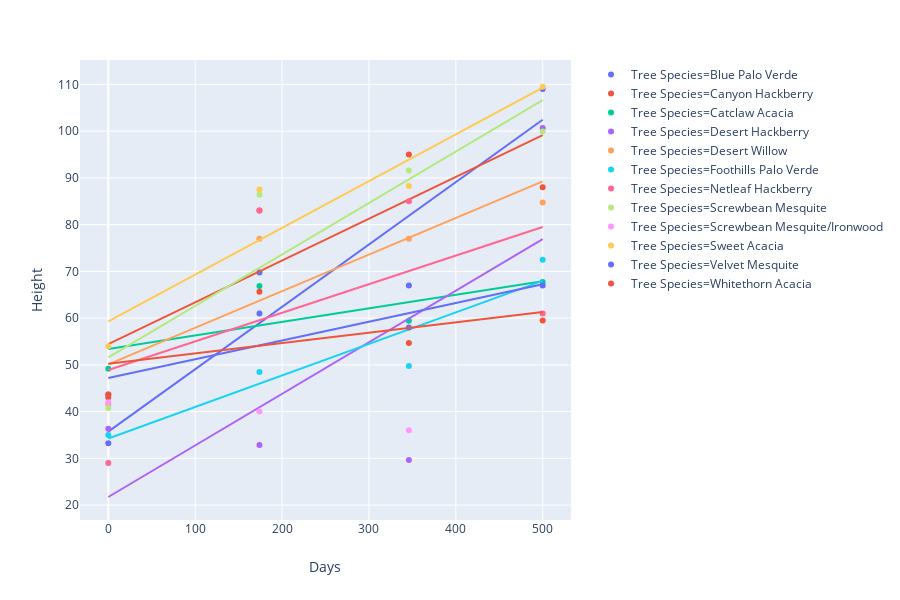

Notebook source saved alongside this figure:
### Code cell
px.scatter(sp_melt,x='Days',y='Height',color='Tree Species',trendline='ols')

### Figure 1 — Plotly figure (JSON) as saved in the notebook; plotly's stock layout.template omitted (floating-point values rounded to 4 significant figures)
{"data": [{"hoverlabel": {"namelength": 0}, "hovertemplate": "Tree Species=Blue Palo Verde<br>Days=%{x}<br>Height=%{y}", "legendgroup": "Tree Species=Blue Palo Verde", "marker": {"color": "#636efa", "symbol": "circle"}, "mode": "markers", "name": "Tree Species=Blue Palo Verde", "showlegend": true, "type": "scatter", "x": [0, 174, 346, 500], "xaxis": "x", "y": [33.25, 69.75, 67, 109], "yaxis": "y"}, {"hoverlabel": {"namelength": 0}, "hovertemplate": "<b>OLS trendline</b><br>Height = 0.133485 * Days + 35.711295<br>R<sup>2</sup>=0.865385<br><br>Tree Species=Blue Palo Verde<br>Days=%{x}<br>Height=%{y} <b>(trend)</b>", "legendgroup": "Tree Species=Blue Palo Verde", "marker": {"color": "#636efa", "symbol": "circle"}, "mode": "lines", "name": "Tree Species=Blue Palo Verde", "showlegend": false, "type": "scatter", "x": [0, 174, 346, 500], "xaxis": "x", "y": [35.71, 58.94, 81.9, 102.5], "yaxis": "y"}, {"hoverlabel": {"namelength": 0}, "hovertemplate": "Tree Species=Canyon Hackberry<br>Days=%{x}<br>Height=%{y}", "legendgroup": "Tree Species=Canyon Hackberry", "marker": {"color": "#EF553B", "symbol": "circle"}, "mode": "markers", "name": "Tree Species=Canyon Hackberry", "showlegend": true, "type": "scatter", "x": [0, 174, 346, 500], "xaxis": "x", "y": [43, 83, 95, 88], "yaxis": "y"}, {"hoverlabel": {"namelength": 0}, "hovertemplate": "<b>OLS trendline</b><br>Height = 0.089476 * Days + 54.433577<br>R<sup>2</sup>=0.684266<br><br>Tree Species=Canyon Hackberry<br>Days=%{x}<br>Height=%{y} <b>(trend)</b>", "legendgroup": "Tree Species=Canyon Hackberry", "marker": {"color": "#EF553B", "symbol": "circle"}, "mode": "lines", "name": "Tree Species=Canyon Hackberry", "showlegend": false, "type": "scatter", "x": [0, 174, 346, 500], "xaxis": "x", "y": [54.43, 70.0, 85.39, 99.17], "yaxis": "y"}, {"hoverlabel": {"namelength": 0}, "hovertemplate": "Tree Species=Catclaw Acacia<br>Days=%{x}<br>Height=%{y}", "legendgroup": "Tree Species=Catclaw Acacia", "marker": {"color": "#00cc96", "symbol": "circle"}, "mode": "markers", "name": "Tree Species=Catclaw Acacia", "showlegend": true, "type": "scatter", "x": [0, 174, 346, 500], "xaxis": "x", "y": [49.17, 66.88, 59.42, 67.75], "yaxis": "y"}, {"hoverlabel": {"namelength": 0}, "hovertemplate": "<b>OLS trendline</b><br>Height = 0.028960 * Days + 53.417248<br>R<sup>2</sup>=0.527412<br><br>Tree Species=Catclaw Acacia<br>Days=%{x}<br>Height=%{y} <b>(trend)</b>", "legendgroup": "Tree Species=Catclaw Acacia", "marker": {"color": "#00cc96", "symbol": "circle"}, "mode": "lines", "name": "Tree Species=Catclaw Acacia", "showlegend": false, "type": "scatter", "x": [0, 174, 346, 500], "xaxis": "x", "y": [53.42, 58.46, 63.44, 67.9], "yaxis": "y"}, {"hoverlabel": {"namelength": 0}, "hovertemplate": "Tree Species=Desert Hackberry<br>Days=%{x}<br>Height=%{y}", "legendgroup": "Tree Species=Desert Hackberry", "marker": {"color": "#ab63fa", "symbol": "circle"}, "mode": "markers", "name": "Tree Species=Desert Hackberry", "showlegend": true, "type": "scatter", "x": [0, 174, 346, 500], "xaxis": "x", "y": [36.33, 32.83, 29.67, 100.7], "yaxis": "y"}, {"hoverlabel": {"namelength": 0}, "hovertemplate": "<b>OLS trendline</b><br>Height = 0.110360 * Days + 21.733166<br>R<sup>2</sup>=0.492147<br><br>Tree Species=Desert Hackberry<br>Days=%{x}<br>Height=%{y} <b>(trend)</b>", "legendgroup": "Tree Species=Desert Hackberry", "marker": {"color": "#ab63fa", "symbol": "circle"}, "mode": "lines", "name": "Tree Species=Desert Hackberry", "showlegend": false, "type": "scatter", "x": [0, 174, 346, 500], "xaxis": "x", "y": [21.73, 40.94, 59.92, 76.91], "yaxis": "y"}, {"hoverlabel": {"namelength": 0}, "hovertemplate": "Tree Species=Desert Willow<br>Days=%{x}<br>Height=%{y}", "legendgroup": "Tree Species=Desert Willow", "marker": {"color": "#FFA15A", "symbol": "circle"}, "mode": "markers", "name": "Tree Species=Desert Willow", "showlegend": true, "type": "scatter", "x": [0, 174, 346, 500], "xaxis": "x", "y": [41.5, 77, 77, 84.75], "yaxis": "y"}, {"hoverlabel": {"namelength": 0}, "hovertemplate": "<b>OLS trendline</b><br>Height = 0.078284 * Days + 50.100181<br>R<sup>2</sup>=0.760158<br><br>Tree Species=Desert Willow<br>Days=%{x}<br>Height=%{y} <b>(trend)</b>", "legendgroup": "Tree Species=Desert Willow", "marker": {"color": "#FFA15A", "symbol": "circle"}, "mode": "lines", "name": "Tree Species=Desert Willow", "showlegend": false, "type": "scatter", "x": [0, 174, 346, 500], "xaxis": "x", "y": [50.1, 63.72, 77.19, 89.24], "yaxis": "y"}, {"hoverlabel": {"namelength": 0}, "hovertemplate": "Tree Species=Foothills Palo Verde<br>Days=%{x}<br>Height=%{y}", "legendgroup": "Tree Species=Foothills Palo Verde", "marker": {"color": "#19d3f3", "symbol": "circle"}, "mode": "markers", "name": "Tree Species=Foothills Palo Verde", "showlegend": true, "type": "scatter", "x": [0, 174, 346, 500], "xaxis": "x", "y": [35, 48.5, 49.75, 72.5], "yaxis": "y"}, {"hoverlabel": {"namelength": 0}, "hovertemplate": "<b>OLS trendline</b><br>Height = 0.067454 * Days + 34.236776<br>R<sup>2</sup>=0.877587<br><br>Tree Species=Foothills Palo Verde<br>Days=%{x}<br>Height=%{y} <b>(trend)</b>", "legendgroup": "Tree Species=Foothills Palo Verde", "marker": {"color": "#19d3f3", "symbol": "circle"}, "mode": "lines", "name": "Tree Species=Foothills Palo Verde", "showlegend": false, "type": "scatter", "x": [0, 174, 346, 500], "xaxis": "x", "y": [34.24, 45.97, 57.58, 67.96], "yaxis": "y"}, {"hoverlabel": {"namelength": 0}, "hovertemplate": "Tree Species=Netleaf Hackberry<br>Days=%{x}<br>Height=%{y}", "legendgroup": "Tree Species=Netleaf Hackberry", "marker": {"color": "#FF6692", "symbol": "circle"}, "mode": "markers", "name": "Tree Species=Netleaf Hackberry", "showlegend": true, "type": "scatter", "x": [0, 174, 346, 500], "xaxis": "x", "y": [29, 83, 85, 61], "yaxis": "y"}, {"hoverlabel": {"namelength": 0}, "hovertemplate": "<b>OLS trendline</b><br>Height = 0.061204 * Days + 48.892889<br>R<sup>2</sup>=0.257509<br><br>Tree Species=Netleaf Hackberry<br>Days=%{x}<br>Height=%{y} <b>(trend)</b>", "legendgroup": "Tree Species=Netleaf Hackberry", "marker": {"color": "#FF6692", "symbol": "circle"}, "mode": "lines", "name": "Tree Species=Netleaf Hackberry", "showlegend": false, "type": "scatter", "x": [0, 174, 346, 500], "xaxis": "x", "y": [48.89, 59.54, 70.07, 79.5], "yaxis": "y"}, {"hoverlabel": {"namelength": 0}, "hovertemplate": "Tree Species=Screwbean Mesquite<br>Days=%{x}<br>Height=%{y}", "legendgroup": "Tree Species=Screwbean Mesquite", "marker": {"color": "#B6E880", "symbol": "circle"}, "mode": "markers", "name": "Tree Species=Screwbean Mesquite", "showlegend": true, "type": "scatter", "x": [0, 174, 346, 500], "xaxis": "x", "y": [40.8, 86.4, 91.6, 99.9], "yaxis": "y"}, {"hoverlabel": {"namelength": 0}, "hovertemplate": "<b>OLS trendline</b><br>Height = 0.110147 * Days + 51.587486<br>R<sup>2</sup>=0.805231<br><br>Tree Species=Screwbean Mesquite<br>Days=%{x}<br>Height=%{y} <b>(trend)</b>", "legendgroup": "Tree Species=Screwbean Mesquite", "marker": {"color": "#B6E880", "symbol": "circle"}, "mode": "lines", "name": "Tree Species=Screwbean Mesquite", "showlegend": false, "type": "scatter", "x": [0, 174, 346, 500], "xaxis": "x", "y": [51.59, 70.75, 89.7, 106.7], "yaxis": "y"}, {"hoverlabel": {"namelength": 0}, "hovertemplate": "Tree Species=Screwbean Mesquite/Ironwood<br>Days=%{x}<br>Height=%{y}", "legendgroup": "Tree Species=Screwbean Mesquite/Ironwood", "marker": {"color": "#FF97FF", "symbol": "circle"}, "mode": "markers", "name": "Tree Species=Screwbean Mesquite/Ironwood", "showlegend": true, "type": "scatter", "x": [0, 174, 346, 500], "xaxis": "x", "y": [42, 40, 36, null], "yaxis": "y"}, {"hoverlabel": {"namelength": 0}, "hovertemplate": "<b>OLS trendline</b><br>Height = nan * Days + nan<br>R<sup>2</sup>=nan<br><br>Tree Species=Screwbean Mesquite/Ironwood<br>Days=%{x}<br>Height=%{y} <b>(trend)</b>", "legendgroup": "Tree Species=Screwbean Mesquite/Ironwood", "marker": {"color": "#FF97FF", "symbol": "circle"}, "mode": "lines", "name": "Tree Species=Screwbean Mesquite/Ironwood", "showlegend": false, "type": "scatter", "x": [0, 174, 346, 500], "xaxis": "x", "y": [null, null, null, null], "yaxis": "y"}, {"hoverlabel": {"namelength": 0}, "hovertemplate": "Tree Species=Sweet Acacia<br>Days=%{x}<br>Height=%{y}", "legendgroup": "Tree Species=Sweet Acacia", "marker": {"color": "#FECB52", "symbol": "circle"}, "mode": "markers", "name": "Tree Species=Sweet Acacia", "showlegend": true, "type": "scatter", "x": [0, 174, 346, 500], "xaxis": "x", "y": [54, 87.5, 88.25, 109.5], "yaxis": "y"}, {"hoverlabel": {"namelength": 0}, "hovertemplate": "<b>OLS trendline</b><br>Height = 0.100083 * Days + 59.291446<br>R<sup>2</sup>=0.888023<br><br>Tree Species=Sweet Acacia<br>Days=%{x}<br>Height=%{y} <b>(trend)</b>", "legendgroup": "Tree Species=Sweet Acacia", "marker": {"color": "#FECB52", "symbol": "circle"}, "mode": "lines", "name": "Tree Species=Sweet Acacia", "showlegend": false, "type": "scatter", "x": [0, 174, 346, 500], "xaxis": "x", "y": [59.29, 76.71, 93.92, 109.3], "yaxis": "y"}, {"hoverlabel": {"namelength": 0}, "hovertemplate": "Tree Species=Velvet Mesquite<br>Days=%{x}<br>Height=%{y}", "legendgroup": "Tree Species=Velvet Mesquite", "marker": {"color": "#636efa", "symbol": "circle"}, "mode": "markers", "name": "Tree Species=Velvet Mesquite", "showlegend": true, "type": "scatter", "x": [0, 174, 346, 500], "xaxis": "x", "y": [43.67, 61, 58, 67], "yaxis": "y"}, {"hoverlabel": {"namelength": 0}, "hovertemplate": "<b>OLS trendline</b><br>Height = 0.040152 * Days + 47.177804<br>R<sup>2</sup>=0.766912<br><br>Tree Species=Velvet Mesquite<br>Days=%{x}<br>Height=%{y} <b>(trend)</b>", "legendgroup": "Tree Species=Velvet Mesquite", "marker": {"color": "#636efa", "symbol": "circle"}, "mode": "lines", "name": "Tree Species=Velvet Mesquite", "showlegend": false, "type": "scatter", "x": [0, 174, 346, 500], "xaxis": "x", "y": [47.18, 54.16, 61.07, 67.25], "yaxis": "y"}, {"hoverlabel": {"namelength": 0}, "hovertemplate": "Tree Species=Whitethorn Acacia<br>Days=%{x}<br>Height=%{y}", "legendgroup": "Tree Species=Whitethorn Acacia", "marker": {"color": "#EF553B", "symbol": "circle"}, "mode": "markers", "name": "Tree Species=Whitethorn Acacia", "showlegend": true, "type": "scatter", "x": [0, 174, 346, 500], "xaxis": "x", "y": [43.67, 65.67, 54.67, 59.5], "yaxis": "y"}, {"hoverlabel": {"namelength": 0}, "hovertemplate": "<b>OLS trendline</b><br>Height = 0.022147 * Days + 50.227554<br>R<sup>2</sup>=0.264390<br><br>Tree Species=Whitethorn Acacia<br>Days=%{x}<br>Height=%{y} <b>(trend)</b>", "legendgroup": "Tree Species=Whitethorn Acacia", "marker": {"color": "#EF553B", "symbol": "circle"}, "mode": "lines", "name": "Tree Species=Whitethorn Acacia", "showlegend": false, "type": "scatter", "x": [0, 174, 346, 500], "xaxis": "x", "y": [50.23, 54.08, 57.89, 61.3], "yaxis": "y"}], "layout": {"height": 600, "legend": {"tracegroupgap": 0}, "margin": {"t": 60}, "xaxis": {"anchor": "y", "domain": [0, 0.98], "title": {"text": "Days"}}, "yaxis": {"anchor": "x", "domain": [0, 1], "title": {"text": "Height"}}}}
